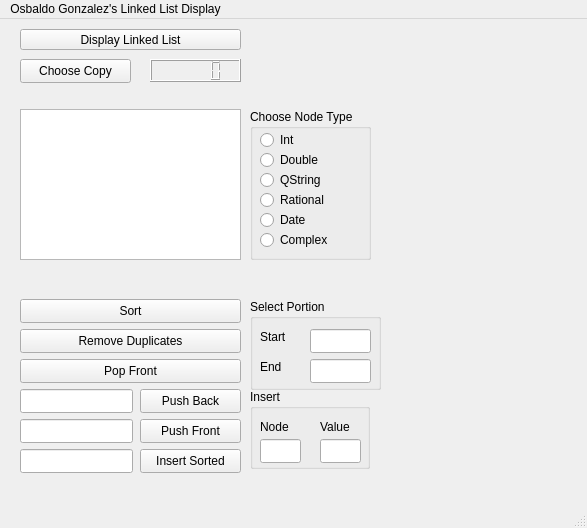
<?xml version="1.0" encoding="UTF-8"?>
<ui version="4.0">
 <class>MainWindow</class>
 <widget class="QMainWindow" name="MainWindow">
  <property name="geometry">
   <rect>
    <x>0</x>
    <y>0</y>
    <width>587</width>
    <height>528</height>
   </rect>
  </property>
  <property name="windowTitle">
   <string>MainWindow</string>
  </property>
  <widget class="QWidget" name="centralwidget">
   <widget class="QPushButton" name="displayList_PushButton">
    <property name="geometry">
     <rect>
      <x>20</x>
      <y>10</y>
      <width>221</width>
      <height>21</height>
     </rect>
    </property>
    <property name="text">
     <string>Display Linked List</string>
    </property>
   </widget>
   <widget class="QPushButton" name="chooseCopy_PushButton">
    <property name="geometry">
     <rect>
      <x>20</x>
      <y>40</y>
      <width>111</width>
      <height>24</height>
     </rect>
    </property>
    <property name="text">
     <string>Choose Copy</string>
    </property>
   </widget>
   <widget class="QLCDNumber" name="currentCopyNum_LCDNumber">
    <property name="geometry">
     <rect>
      <x>150</x>
      <y>40</y>
      <width>91</width>
      <height>23</height>
     </rect>
    </property>
   </widget>
   <widget class="QPushButton" name="pushBack_PushButton">
    <property name="geometry">
     <rect>
      <x>140</x>
      <y>370</y>
      <width>101</width>
      <height>24</height>
     </rect>
    </property>
    <property name="text">
     <string>Push Back</string>
    </property>
   </widget>
   <widget class="QLineEdit" name="pushBackInput_LineEdit">
    <property name="geometry">
     <rect>
      <x>20</x>
      <y>370</y>
      <width>113</width>
      <height>24</height>
     </rect>
    </property>
   </widget>
   <widget class="QPushButton" name="pushFront_PushButton">
    <property name="geometry">
     <rect>
      <x>140</x>
      <y>400</y>
      <width>101</width>
      <height>24</height>
     </rect>
    </property>
    <property name="text">
     <string>Push Front</string>
    </property>
   </widget>
   <widget class="QLineEdit" name="pushFrontInput_LineEdit">
    <property name="geometry">
     <rect>
      <x>20</x>
      <y>400</y>
      <width>113</width>
      <height>24</height>
     </rect>
    </property>
   </widget>
   <widget class="QPushButton" name="insertSorted_PushButton">
    <property name="geometry">
     <rect>
      <x>140</x>
      <y>430</y>
      <width>101</width>
      <height>24</height>
     </rect>
    </property>
    <property name="text">
     <string>Insert Sorted</string>
    </property>
   </widget>
   <widget class="QLineEdit" name="insertSortedInput_LineEdit">
    <property name="geometry">
     <rect>
      <x>20</x>
      <y>430</y>
      <width>113</width>
      <height>24</height>
     </rect>
    </property>
   </widget>
   <widget class="QPushButton" name="popFront_PushButton">
    <property name="geometry">
     <rect>
      <x>20</x>
      <y>340</y>
      <width>221</width>
      <height>24</height>
     </rect>
    </property>
    <property name="text">
     <string>Pop Front</string>
    </property>
   </widget>
   <widget class="QTextEdit" name="listOutput_TextEdit">
    <property name="geometry">
     <rect>
      <x>20</x>
      <y>90</y>
      <width>221</width>
      <height>151</height>
     </rect>
    </property>
   </widget>
   <widget class="QPushButton" name="sort_PushButton">
    <property name="geometry">
     <rect>
      <x>20</x>
      <y>280</y>
      <width>221</width>
      <height>24</height>
     </rect>
    </property>
    <property name="text">
     <string>Sort</string>
    </property>
   </widget>
   <widget class="QPushButton" name="removeDuplicates_PushButton">
    <property name="geometry">
     <rect>
      <x>20</x>
      <y>310</y>
      <width>221</width>
      <height>24</height>
     </rect>
    </property>
    <property name="text">
     <string>Remove Duplicates</string>
    </property>
   </widget>
   <widget class="QGroupBox" name="insert_GroupBox">
    <property name="geometry">
     <rect>
      <x>250</x>
      <y>370</y>
      <width>120</width>
      <height>80</height>
     </rect>
    </property>
    <property name="title">
     <string>Insert</string>
    </property>
    <widget class="QLabel" name="value_Label">
     <property name="geometry">
      <rect>
       <x>70</x>
       <y>30</y>
       <width>58</width>
       <height>16</height>
      </rect>
     </property>
     <property name="text">
      <string>Value</string>
     </property>
    </widget>
    <widget class="QLabel" name="node_Label">
     <property name="geometry">
      <rect>
       <x>10</x>
       <y>30</y>
       <width>58</width>
       <height>16</height>
      </rect>
     </property>
     <property name="text">
      <string>Node</string>
     </property>
    </widget>
    <widget class="QLineEdit" name="insertValueInput_LineEdit">
     <property name="geometry">
      <rect>
       <x>70</x>
       <y>50</y>
       <width>41</width>
       <height>24</height>
      </rect>
     </property>
    </widget>
    <widget class="QLineEdit" name="insertNodeInput_LineEdit">
     <property name="geometry">
      <rect>
       <x>10</x>
       <y>50</y>
       <width>41</width>
       <height>24</height>
      </rect>
     </property>
    </widget>
   </widget>
   <widget class="QGroupBox" name="selectPortion_GroupBox">
    <property name="geometry">
     <rect>
      <x>250</x>
      <y>280</y>
      <width>131</width>
      <height>91</height>
     </rect>
    </property>
    <property name="title">
     <string>Select Portion</string>
    </property>
    <widget class="QLabel" name="start_Label">
     <property name="geometry">
      <rect>
       <x>10</x>
       <y>30</y>
       <width>58</width>
       <height>16</height>
      </rect>
     </property>
     <property name="text">
      <string>Start</string>
     </property>
    </widget>
    <widget class="QLineEdit" name="endInputPortionList_LineEdit">
     <property name="geometry">
      <rect>
       <x>60</x>
       <y>60</y>
       <width>61</width>
       <height>24</height>
      </rect>
     </property>
    </widget>
    <widget class="QLineEdit" name="startInputPortionList_LineEdit">
     <property name="geometry">
      <rect>
       <x>60</x>
       <y>30</y>
       <width>61</width>
       <height>24</height>
      </rect>
     </property>
    </widget>
    <widget class="QLabel" name="end_Label">
     <property name="geometry">
      <rect>
       <x>10</x>
       <y>60</y>
       <width>58</width>
       <height>16</height>
      </rect>
     </property>
     <property name="text">
      <string>End</string>
     </property>
    </widget>
   </widget>
   <widget class="QGroupBox" name="nodeType_GroupBox">
    <property name="geometry">
     <rect>
      <x>250</x>
      <y>90</y>
      <width>121</width>
      <height>151</height>
     </rect>
    </property>
    <property name="title">
     <string>Choose Node Type</string>
    </property>
    <widget class="QRadioButton" name="complex_RadioButton">
     <property name="geometry">
      <rect>
       <x>10</x>
       <y>120</y>
       <width>100</width>
       <height>22</height>
      </rect>
     </property>
     <property name="text">
      <string>Complex</string>
     </property>
    </widget>
    <widget class="QRadioButton" name="qstring_RadioButton">
     <property name="geometry">
      <rect>
       <x>10</x>
       <y>60</y>
       <width>100</width>
       <height>22</height>
      </rect>
     </property>
     <property name="text">
      <string>QString</string>
     </property>
    </widget>
    <widget class="QRadioButton" name="double_RadioButton">
     <property name="geometry">
      <rect>
       <x>10</x>
       <y>40</y>
       <width>100</width>
       <height>22</height>
      </rect>
     </property>
     <property name="text">
      <string>Double</string>
     </property>
    </widget>
    <widget class="QRadioButton" name="rational_RadioButton">
     <property name="geometry">
      <rect>
       <x>10</x>
       <y>80</y>
       <width>100</width>
       <height>22</height>
      </rect>
     </property>
     <property name="text">
      <string>Rational</string>
     </property>
    </widget>
    <widget class="QRadioButton" name="int_RadioButton">
     <property name="geometry">
      <rect>
       <x>10</x>
       <y>20</y>
       <width>100</width>
       <height>22</height>
      </rect>
     </property>
     <property name="text">
      <string>Int</string>
     </property>
    </widget>
    <widget class="QRadioButton" name="date_RadioButton">
     <property name="geometry">
      <rect>
       <x>10</x>
       <y>100</y>
       <width>100</width>
       <height>22</height>
      </rect>
     </property>
     <property name="text">
      <string>Date</string>
     </property>
    </widget>
   </widget>
  </widget>
  <widget class="QMenuBar" name="menubar">
   <property name="geometry">
    <rect>
     <x>0</x>
     <y>0</y>
     <width>587</width>
     <height>21</height>
    </rect>
   </property>
   <widget class="QMenu" name="menuOsbaldo_Gonzalez_s_Linked_List_Display">
    <property name="title">
     <string>Osbaldo Gonzalez's Linked List Display</string>
    </property>
   </widget>
   <addaction name="menuOsbaldo_Gonzalez_s_Linked_List_Display"/>
  </widget>
  <widget class="QStatusBar" name="statusbar"/>
 </widget>
 <resources/>
 <connections/>
</ui>
